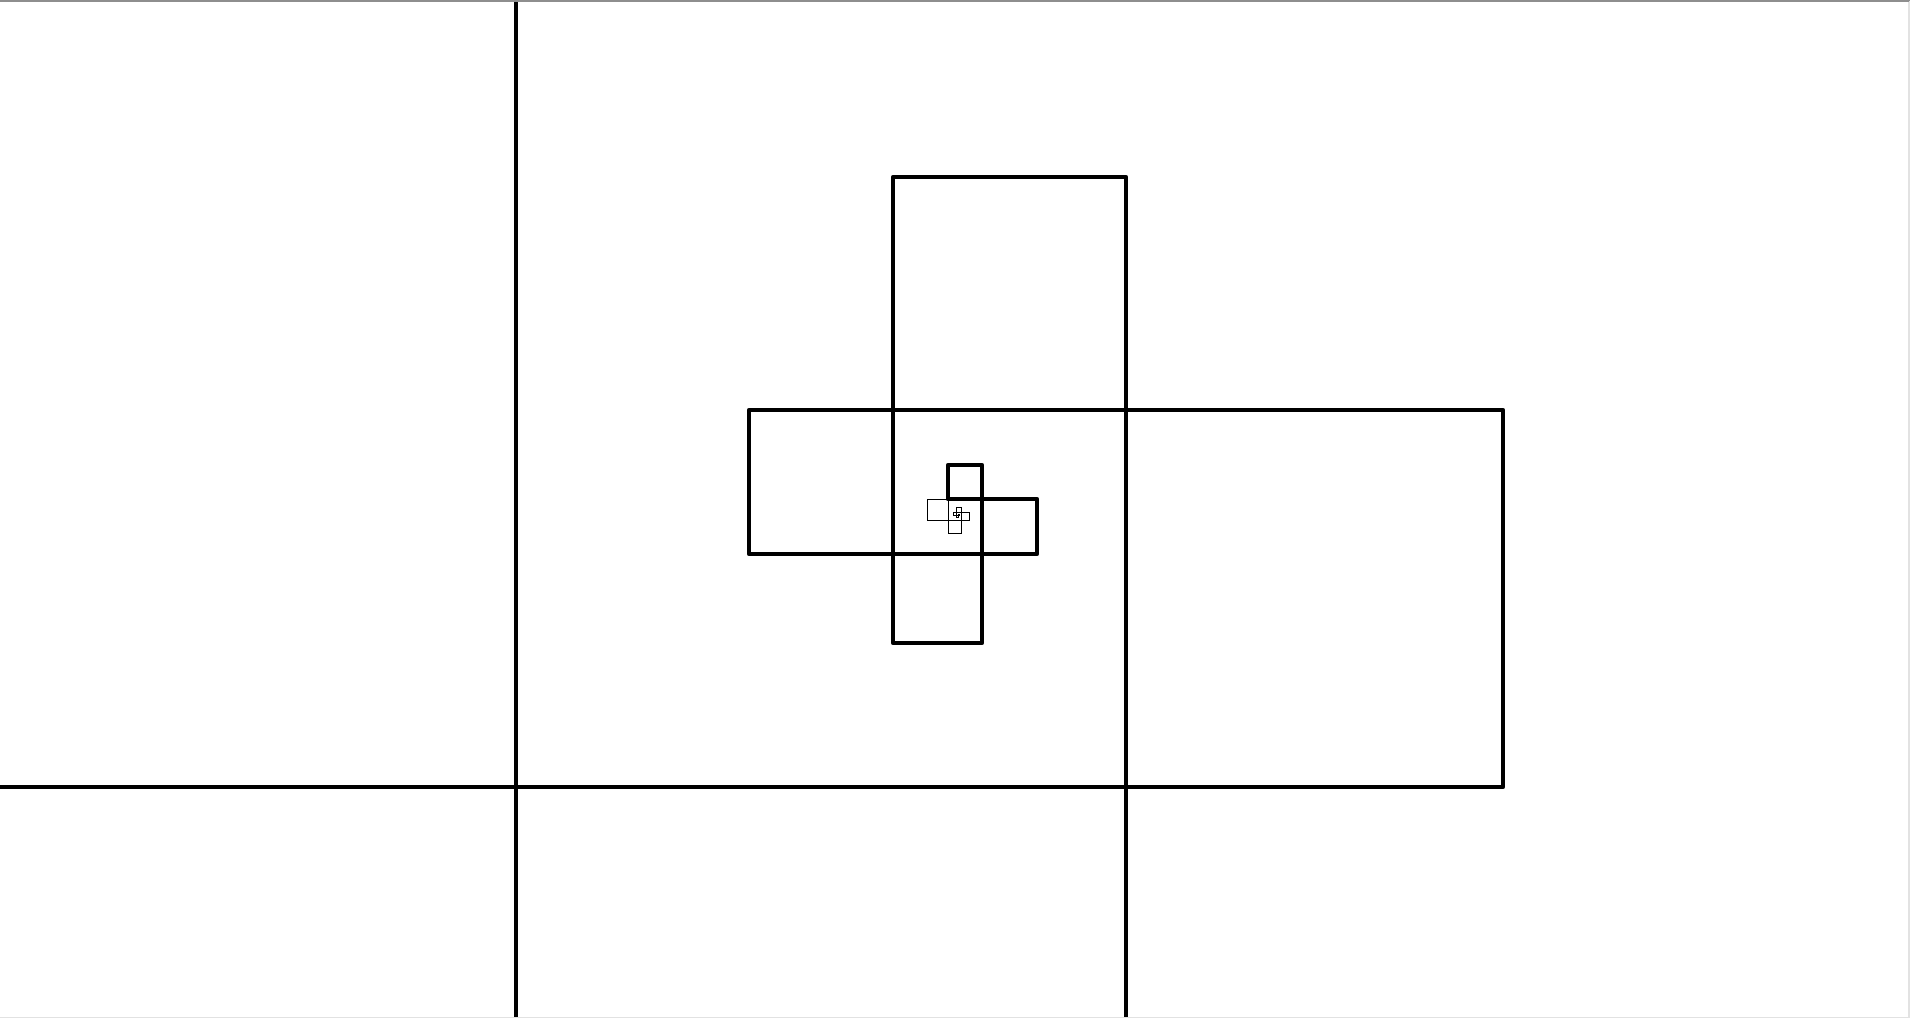

Write the Python code that produced this figure.
# Write a program that asks the user how many Fibonnaci numbers
# and a draw a visualization with turtle.

import turtle


fibo = {1: 1, 2: 2}

for i in range(3, int(input())):
    fibo[i] = fibo[i - 1] + fibo[i - 2]

turtle.pendown()
i = 0
for k, v in fibo.items():
    turtle.width(1 if k < 8 else i)
    for i in range(4):
        turtle.forward(v)
        turtle.right(90)
    turtle.right(90)
    i += 1
    turtle.forward(v)
turtle.done()
